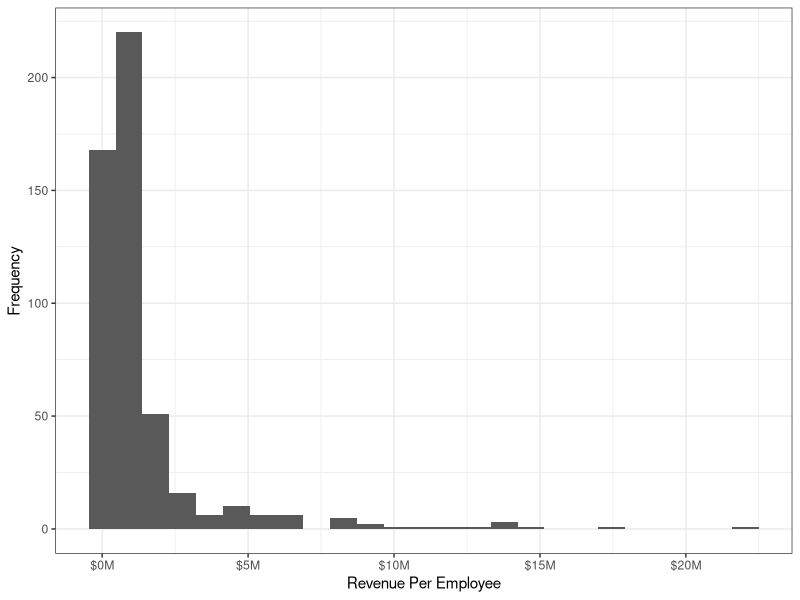

Generate this figure with R:
## ---- chunk 1
library(tidyverse)
library(scales)
## ---- chunk 2
# This command has been run once in this project already, just here for a record of that 

# renv::init()
## ---- chunk 3
# implementation of renv snapshot, not necessary to run every time


# renv::snapshot()
## ---- chunk 4
# when running this file, use this command to ensure package equivalence with
# the original file building

# renv::restore()

## ---- chunk 5
raw24 <- read_csv(
  file = here::here("Fortune24.csv"),
  col_types = 
    list(
        ...1 = col_double(),
        company = col_character(),
        rank = col_double(),
        revenues = col_double(),
        profits = col_double(),
        employees = col_double(),
        sector = col_character(),
        city = col_character(),
        state = col_character(),
        ceo_founder = col_character(),
        ceo_woman = col_character(),
        profitable = col_character(),
        market_cap = col_double(),
        website = col_character(),
        ticker = col_character(),
        assets = col_double())
  )
## ---- chunk 6

fortune2024 <- read_csv(file = here::here("Fortune24.csv"), show_col_types = FALSE) |>
  
  # 1.Parses money fields to numeric
  mutate(across(where(is.character) & ends_with("s"), readr::parse_number)) |>
  
  # 2. Coerces employees numeric;
  # 3. Maps "yes" to logical FounderCEO/WomanCEO;
  mutate(employees = as.numeric(employees),
         ceo_founder = (ceo_founder == "yes"),
         ceo_woman = (ceo_woman == "yes")) |>
  
  # 4. Renames to Company, Sector, State, MarketCap, Revenue, Profits, Assets, Employees, FounderCEO, WomanCEO
  rename(
    Company = company, 
    Sector = sector, 
    State = state, 
    MarketCap = market_cap, 
    Revenue = revenues, 
    Profits = profits, 
    Assets = assets, 
    Employees = employees, 
    FounderCEO = ceo_founder, 
    WomanCEO = ceo_woman
    ) |>
  
  # 5. Orders Sector by median Revenue (descending) using forcats.
  group_by(Sector) |>
  mutate(median_revenue_by_sector = median(Revenue, na.rm = TRUE)) |>
  ungroup() |>
  mutate(Sector = forcats::fct_reorder(Sector, median_revenue_by_sector, .desc = TRUE))
## ---- chunk 7
fortune2024_q6 <- read_csv(file = here::here("Fortune24.csv"), show_col_types = FALSE) |>
  
  # 1.Parses money fields to numeric
  mutate(across(where(is.character) & ends_with("s"), readr::parse_number)) |>
  
  # 2. Coerces employees numeric;
  # 3. Maps "yes" to logical FounderCEO/WomanCEO;
  mutate(employees = as.numeric(employees),
         ceo_founder = (ceo_founder == "yes"),
         ceo_woman = (ceo_woman == "yes")) |>
  
  # 4. Renames to Company, Sector, State, MarketCap, Revenue, Profits, Assets, Employees, FounderCEO, WomanCEO
  rename(
    Company = company, 
    Sector = sector, 
    State = state, 
    MarketCap = market_cap, 
    Revenue = revenues, 
    Profits = profits, 
    Assets = assets, 
    Employees = employees, 
    FounderCEO = ceo_founder, 
    WomanCEO = ceo_woman
    ) |>
  
  # 5. Orders Sector by median Revenue (descending) using forcats.
  group_by(Sector) |>
  mutate(median_revenue_by_sector = median(Revenue, na.rm = TRUE)) |>
  ungroup() |>
  mutate(Sector = forcats::fct_reorder(Sector, median_revenue_by_sector, .desc = TRUE))
## ---- chunk 8
table_data <- fortune2024_q6 |>
  group_by(Sector) |>
  summarise(`Mean Revenue` = mean(Revenue, na.rm = TRUE),
            `Median Revenue` = median(Revenue, na.rm = TRUE),
            `Trimmed Mean Revenue` = mean(Revenue, trim = 0.1, na.rm = TRUE),
            `Mean Profits` = mean(Profits, na.rm = TRUE),
            `Median Profits` = median(Profits, na.rm = TRUE),
            `Trimmed Mean Profits` = mean(Profits, trim = 0.1, na.rm = TRUE),
            `Percentage with a Woman Ceo` = sum(WomanCEO) / n()) |>
  arrange(desc(`Median Profits`))

kableExtra::kable(table_data, digits = 2)
  
## ---- chunk 9
fortune2024_q8 <- read_csv(file = here::here("Fortune24.csv"), show_col_types = FALSE) |>
  
  # 1.Parses money fields to numeric
  mutate(across(where(is.character) & ends_with("s"), readr::parse_number)) |>
  
  # 2. Coerces employees numeric;
  # 3. Maps "yes" to logical FounderCEO/WomanCEO;
  mutate(employees = as.numeric(employees),
         ceo_founder = (ceo_founder == "yes"),
         ceo_woman = (ceo_woman == "yes")) |>
  
  # 4. Renames to Company, Sector, State, MarketCap, Revenue, Profits, Assets, Employees, FounderCEO, WomanCEO
  rename(
    Company = company, 
    Sector = sector, 
    State = state, 
    MarketCap = market_cap, 
    Revenue = revenues, 
    Profits = profits, 
    Assets = assets, 
    Employees = employees, 
    FounderCEO = ceo_founder, 
    WomanCEO = ceo_woman
    ) |>
  
  # 5. Orders Sector by median Revenue (descending) using forcats.
  group_by(Sector) |>
  mutate(median_revenue_by_sector = median(Revenue)) |>
  ungroup() |>
  mutate(Sector = forcats::fct_reorder(Sector, median_revenue_by_sector, .desc = TRUE)) |>
  
  # add RevenueEmployee variable
  
  mutate(RevenueEmployee = Revenue/Employees) |>
  drop_na(RevenueEmployee, WomanCEO, Sector)
## ---- chunk 10
set.seed(1) # for reproducibility

NRepeat <- 2000 # no. of bootstrapped samples

bootRes <- matrix(data = NA, nrow = NRepeat, ncol = 1) 

# Loop across all samples
for (i in seq(NRepeat))
{
  # Stratified resample by sector
  bootData <- fortune2024_q8 |>
    group_by(Sector) |>
    slice_sample(prop = 1, replace = TRUE) |>
    ungroup()
  
  # Compute difference in mean RevenueEmployee (WomanCEO TRUE minus FALSE)
  mean_stats <- bootData |>
    group_by(WomanCEO) |>
    summarise(mean = mean(RevenueEmployee, na.rm = TRUE)) |>
    ungroup()
  
  mean_true <- mean_stats$mean[mean_stats$WomanCEO == TRUE]
  mean_false <- mean_stats$mean[mean_stats$WomanCEO == FALSE]
  
  diff_mean <- mean_true - mean_false
    
  bootRes[i, 1] <- diff_mean
}

# 95% bootstrap CI
# quantile(bootRes[, 1], probs = c(0.025, 0.975), na.rm = TRUE)

# this last line is commented since the question says "show code only"
## ---- chunk 11
# fortune2024_q9 <- read_csv(file = here::here("Fortune24.csv"), show_col_types = FALSE) |>
#   
#   # 1.Parses money fields to numeric
#   mutate(across(where(is.character) & ends_with("s"), readr::parse_number)) |>
#   
#   # 2. Coerces employees numeric;
#   # 3. Maps "yes" to logical FounderCEO/WomanCEO;
#   mutate(employees = as.numeric(employees),
#          ceo_founder = ifelse(ceo_founder == "yes", 1, 0),
#          ceo_woman = ifelse(ceo_woman == "yes", 1, 0)) |>
#   
#   # 4. Renames to Company, Sector, State, MarketCap, Revenue, Profits, Assets, Employees, FounderCEO, WomanCEO
#   rename(
#     Company = company, 
#     Sector = sector, 
#     State = state, 
#     MarketCap = market_cap, 
#     Revenue = revenues, 
#     Profits = profits, 
#     Assets = assets, 
#     Employees = employees, 
#     FounderCEO = ceo_founder, 
#     WomanCEO = ceo_woman
#     ) |>
#   
#   # 5. Orders Sector by median Revenue (descending) using forcats.
#   group_by(Sector) |>
#   mutate(median_revenue_by_sector = median(Revenue)) |>
#   ungroup() |>
#   mutate(Sector = forcats::fct_reorder(Sector, median_revenue_by_sector, .desc = TRUE))
## ---- chunk 12
# fortune2024_q9 |>
#   ggplot(aes(x = Revenue, y = Profits)) +
#   geom_point() +
#   geom_smooth(method = "lm")
#   scale_x_log10()
## ---- chunk 13
fortune2024_q10 <- read_csv(file = here::here("Fortune24.csv"), show_col_types = FALSE) |>

  # 1.Parses money fields to numeric
  mutate(across(where(is.character) & ends_with("s"), readr::parse_number)) |>

  # 2. Coerces employees numeric;
  # 3. Maps "yes" to logical FounderCEO/WomanCEO;
  mutate(employees = as.numeric(employees),
         ceo_founder = (ceo_founder == "yes"),
         ceo_woman = (ceo_woman == "yes")) |>

  # 4. Renames to Company, Sector, State, MarketCap, Revenue, Profits, Assets, Employees, FounderCEO, WomanCEO
  rename(
    Company = company,
    Sector = sector,
    State = state,
    MarketCap = market_cap,
    Revenue = revenues,
    Profits = profits,
    Assets = assets,
    Employees = employees,
    FounderCEO = ceo_founder,
    WomanCEO = ceo_woman
    ) |>

  # 5. Orders Sector by median Revenue (descending) using forcats.
  group_by(Sector) |>
  mutate(median_revenue_by_sector = median(Revenue, na.rm = TRUE)) |>
  ungroup() |>
  mutate(Sector = forcats::fct_reorder(Sector, median_revenue_by_sector, .desc = TRUE)) |>
  
  # add RevenueEmployee for plotting in SI units
  
  mutate(
    RevenueEmployee = ifelse(is.na(Employees) | Employees == 0, 
                             NA_real_, 
                             Revenue / Employees))
## ---- chunk 14
fortune2024_q10 |>
  ggplot(aes(x = RevenueEmployee)) +
  geom_histogram(bins = 25) +
  theme_bw() +
  scale_x_continuous(labels = label_number(scale_cut = cut_short_scale(), 
                                           prefix = "$", suffix = "M")) +  
  labs(x = "Revenue Per Employee", y = "Frequency") 
